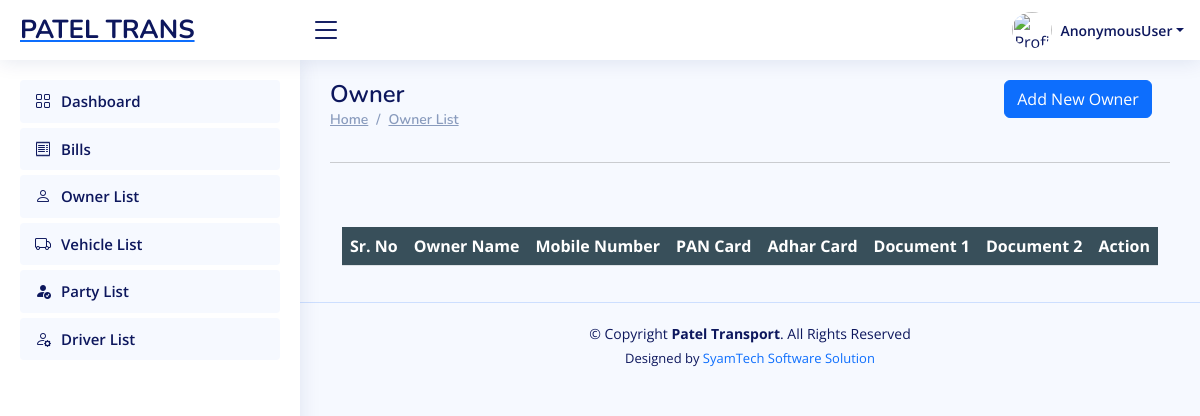
The page /software/owner_list/ on the database as committed earlier.
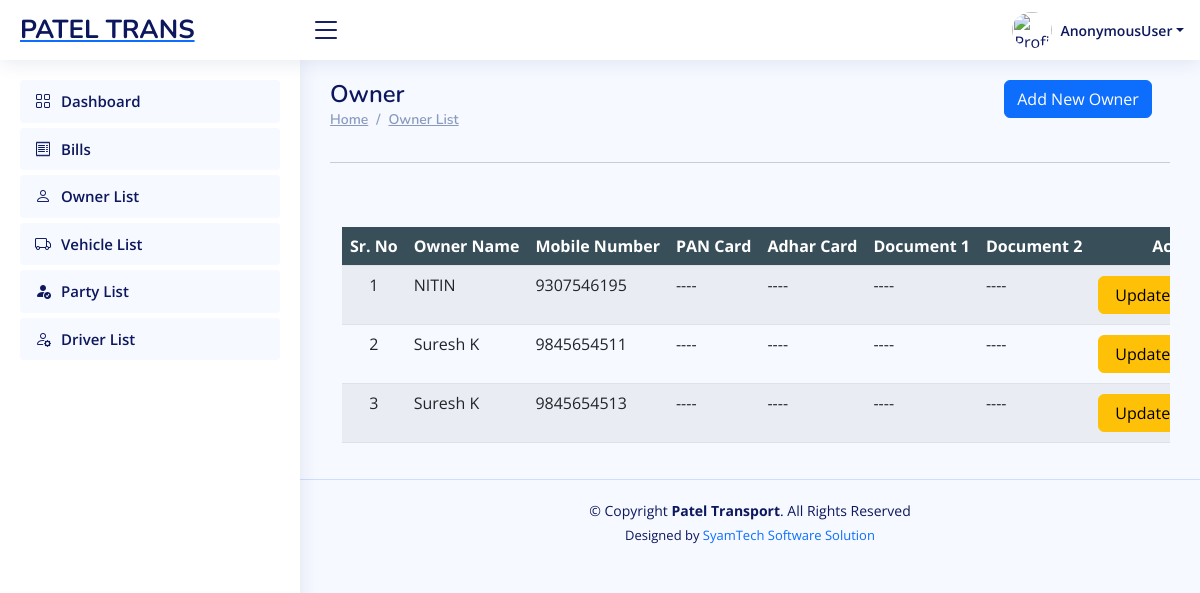
The same page on the database as committed later.
### Developer/models.py (models this page shows, shortened)
class VehicleOwner(models.Model):
    business = models.ForeignKey(Business, on_delete=models.CASCADE,null=True, blank=True)
    owner_name = models.CharField(max_length=255)
    owner_mobile_number = models.CharField(max_length=15)
    owner_alternate_mobile_number = models.CharField(max_length=15, null=True, blank=True)
    pan_card = models.FileField(upload_to='vehicle_owner_documents/pan_cards/', null=True, blank=True)
    adhar_card = models.FileField(upload_to='vehicle_owner_documents/adhar_cards/', null=True, blank=True)
    document1 = models.FileField(upload_to='vehicle_owner_documents/other_documents/', null=True, blank=True)
    document2 = models.FileField(upload_to='vehicle_owner_documents/other_documents/', null=True, blank=True)
    created_at = models.DateTimeField(auto_now_add=True)
    updated_at = models.DateTimeField(auto_now=True)

### Software/views.py (the view)
# urls.py: path('owner_list/', owner_list, name='software_owner_list'),
def owner_list(request):
    form=OwnerForm()
    rec=VehicleOwner.objects.select_related().order_by('-id')
    return render(request, 'software_owner_list.html',{'form':form,'rec':rec} )

### Software/templates/software_owner_list.html (shortened to what the changed rows need)
{% extends "software_base.html" %}
{% load crispy_forms_tags %}
{% block content %}
<main id="main" class="main">
    <div class="row">
        <div class="col-sm-6">
            <div class="pagetitle">
                <h1>Owner</h1>
            </div>
        </div>
    </div>
    <section class="section dashboard">
        <div class="container">
            <div class="row justify-content-center align-items-center">
                <div class="col-sm-12"> <br><br>
                    <div class="row">
                        <div class="container" style=" overflow:scroll;">
                            <table id="driver_table" class="table table-striped "
                                style="overflow:scroll; width:100%;min-width: max-content;">
                                <thead>
                                    <tr style="background-color: rgb(56, 79, 90);">
                                        <th scope="col" class="text-center text-white">Sr. No</th>
                                        <th scope="col" class="text-center text-white">Owner Name</th>
                                        <th scope="col" class="text-center text-white">Mobile Number</th>
                                        <th scope="col" class="text-center text-white">PAN Card</th>
                                        <th scope="col" class="text-center text-white">Adhar Card</th>
                                        <th scope="col" class="text-center text-white">Document 1</th>
                                        <th scope="col" class="text-center text-white">Document 2</th>
                                        <th scope="col" class="text-center text-white">Action</th>
                                    </tr>
                                </thead>
                                <tbody>
                                    {% if rec %}
                                    {% for r in rec %}
                                    <tr>
                                        <td class="text-center">{{ forloop.counter }}</td>
                                        <td class="text-left">{{ r.owner_name|default_if_none:"----" }} </td>
                                        <td class="text-left">{{ r.owner_mobile_number|default_if_none:"----"}} </td>
                                        <td class="text-left">{% if r.pan_card %}  <a href="/media/{{r.pan_card }}" download>download</a> {% else %} ---- {% endif %}</td>
                                        <td class="text-left">{% if r.adhar_card %}  <a href="/media/{{r.adhar_card }}" download>download</a> {% else %} ---- {% endif %}</td>
                                        <td class="text-left">{% if r.document1 %}  <a href="/media/{{r.document1 }}" download>download</a> {% else %} ---- {% endif %}</td>
                                        <td class="text-left">{% if r.document2 %}  <a href="/media/{{r.document2 }}" download>download</a> {% else %} ---- {% endif %}</td>
                                        <td>
                                            <center>
                                                <a href="javascript:void(0);" data-url="{% url "software_update_owner" r.id %}" class="btn btn-warning    px-3" onclick="mini_window_2(this)">Update</a>
                                            </center>
                                        </td>
                                    </tr>
                                    {% endfor %}
                                    {% endif %}
                                </tbody>
                            </table>
                        </div>
                    </div>
                </div>
            </div>
        </div>
</main>
{% endblock content %}

Rows that differ between the two databases and show on the page:
added VehicleOwner: owner_name "NITIN", owner_mobile_number "9307546195"
added VehicleOwner: owner_name "Suresh K", owner_mobile_number "9845654511"
added VehicleOwner: owner_name "Suresh K", owner_mobile_number "9845654513"
